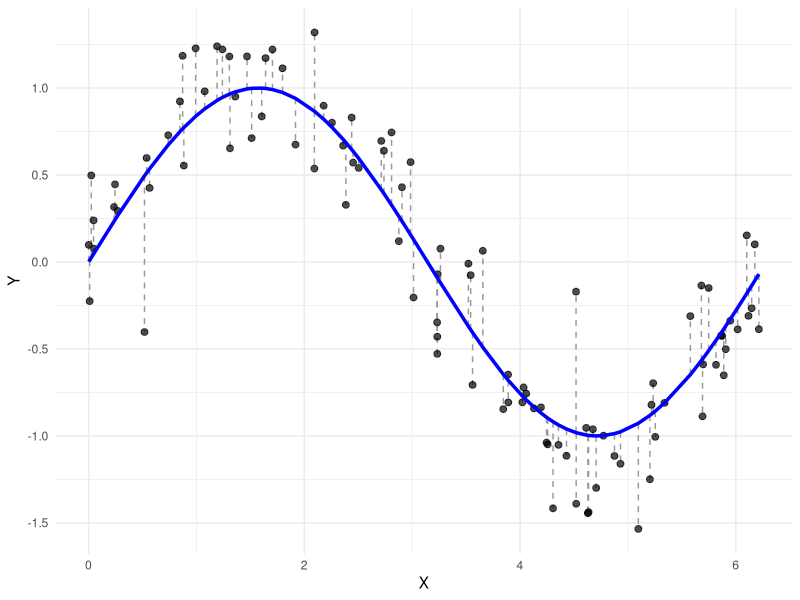
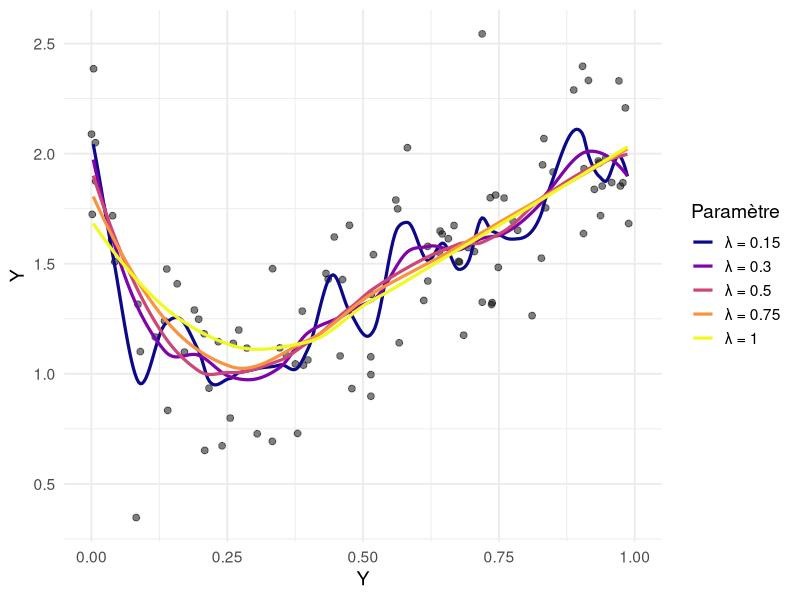
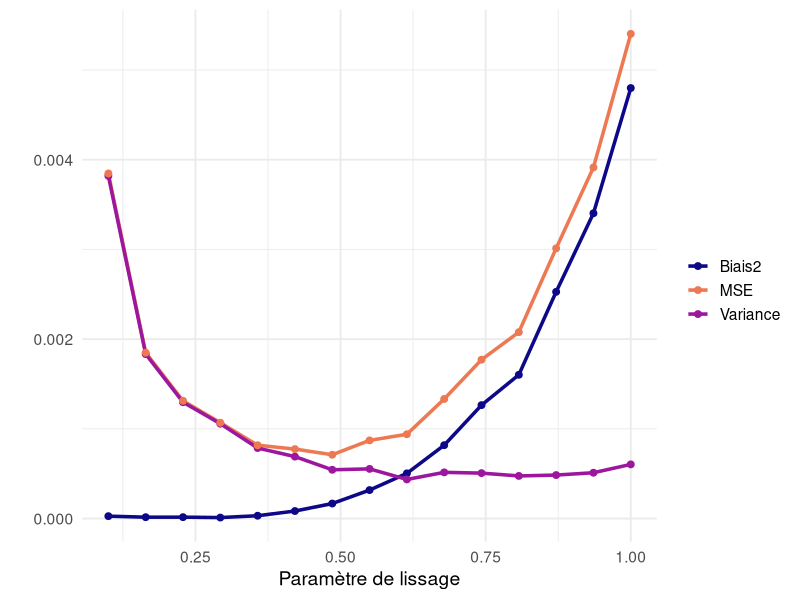

These figures' R source, in order:
## ---- chunk 1
#| label: fig-model
#| fig-cap: "Différent éléments du modèle. Les points représentent les données observées $(X, Y)$. La courbe bleue représente la fonction $f$ et les lignes pointillées représentent l'erreur associée à chaque observation."
#| warning: false
#| eval: true

# Load required package
library(ggplot2)

# Set seed for reproducibility
set.seed(42)

# 1. Generate data
n <- 100
x <- sort(runif(n, 0, 2 * pi))
f_x <- sin(x)
epsilon <- rnorm(n, mean = 0, sd = 0.3)
y <- f_x + epsilon

# 2. Create data frame
data <- data.frame(x = x, y = y, f_x = f_x)

# 3. Plot
ggplot(data, aes(x, y)) +
  # Vertical lines: error = Y - f(X)
  geom_segment(
    aes(x = x, xend = x, y = f_x, yend = y),
    color = "gray60", linetype = "dashed"
  ) +
  # Observed points
  geom_point(color = "black", alpha = 0.7, size = 2) +
  # True function
  geom_line(aes(x = x, y = f_x), color = "blue", size = 1.2) +
  labs(
    x = "X", y = "Y"
  ) +
  theme_minimal()

## ---- chunk 2
#| label: fig-plot
#| fig-cap: "Différents estimateurs de la fonction $f$."
#| warning: false
#| eval: true

# Load packages
library(ggplot2)
library(dplyr)
library(tidyr)

set.seed(42)

# 1. Simulate a single dataset
n <- 100
sigma <- 0.3
x <- sort(runif(n, 0, 1))
y <- 4 * x * (1 - x) * log(x) + 2 + rnorm(n, 0, sigma)
df <- data.frame(x = x, y = y)

# 2. Define grid and spans to compare
x_grid <- seq(0, 1, length.out = 300)
spans_to_plot <- c(0.15, 0.3, 0.5, 0.75, 1.0)

# 3. Compute loess fits for each span
fits <- lapply(spans_to_plot, function(s) {
  loess_model <- loess(y ~ x, data = df, span = s)
  y_hat <- predict(loess_model, newdata = data.frame(x = x_grid))
  data.frame(x = x_grid, y_hat = y_hat, span = paste0("λ = ", s))
})

fit_df <- bind_rows(fits)

# 4. Plot
ggplot() +
  geom_point(data = df, aes(x, y), color = "black", alpha = 0.5, size = 2) +
  geom_line(data = fit_df, aes(x, y_hat, color = span), size = 1.1) +
  scale_color_viridis_d(option = "C") +
  labs(
    x = "Y", y = "Y",
    color = "Paramètre"
  ) +
  theme_minimal(base_size = 14)
## ---- chunk 3
#| label: fig-bias-variance
#| fig-cap: "Compromis biais/variance"
#| warning: false
#| eval: true

# Load packages
library(ggplot2)
library(dplyr)
library(tidyr)

set.seed(123)

# Parameters
n <- 100              # number of observations per dataset
n_sim <- 100          # number of simulated datasets
spans <- seq(0.1, 1, length.out = 15)  # LOESS smoothing parameters
sigma <- 0.1          # noise standard deviation
x_grid <- seq(0.1, 1, length.out = 200)
f_true <- 4 * x_grid * (1 - x_grid) * log(x_grid) + 2

# Storage for predictions
results <- list()

for (s in spans) {
  pred_matrix <- matrix(NA, nrow = length(x_grid), ncol = n_sim)
  
  for (sim in 1:n_sim) {
    x <- sort(runif(n, 0.01, 1.1))
    y <- 4 * x * (1 - x) * log(x) + 2 + rnorm(n, 0, sigma)
    df <- data.frame(x = x, y = y)
    
    # Fit loess model with span = s
    model <- loess(y ~ x, data = df, span = s, degree = 2)
    pred <- predict(model, newdata = data.frame(x = x_grid), )
    
    pred_matrix[, sim] <- pred
  }
  
  # For each point in x_grid, compute bias², variance, MSE
  mean_pred <- rowMeans(pred_matrix, na.rm = TRUE)
  bias2 <- (mean_pred - f_true)^2
  var_pred <- apply(pred_matrix, 1, var, na.rm = TRUE)
  mse <- bias2 + var_pred
  
  results[[as.character(s)]] <- data.frame(
    span = s,
    Biais2 = mean(bias2),
    Variance = mean(var_pred),
    MSE = mean(mse)
  )
}

# Combine and reshape results
results_df <- bind_rows(results)
results_long <- pivot_longer(
  results_df,
  cols = c("Biais2", "Variance", "MSE"),
  names_to = "component", values_to = "value"
)

# Plot
ggplot(results_long, aes(x = span, y = value, color = component)) +
  geom_line(size = 1.2) +
  geom_point(size = 2) +
  scale_color_manual(
    values = c("Biais2" = "#0D0887FF", "Variance" = "#9C179EFF", "MSE" = "#ED7953FF")
  ) +
  labs(
    x = "Paramètre de lissage",
    y = "",
    color = ""
  ) +
  theme_minimal(base_size = 14)

